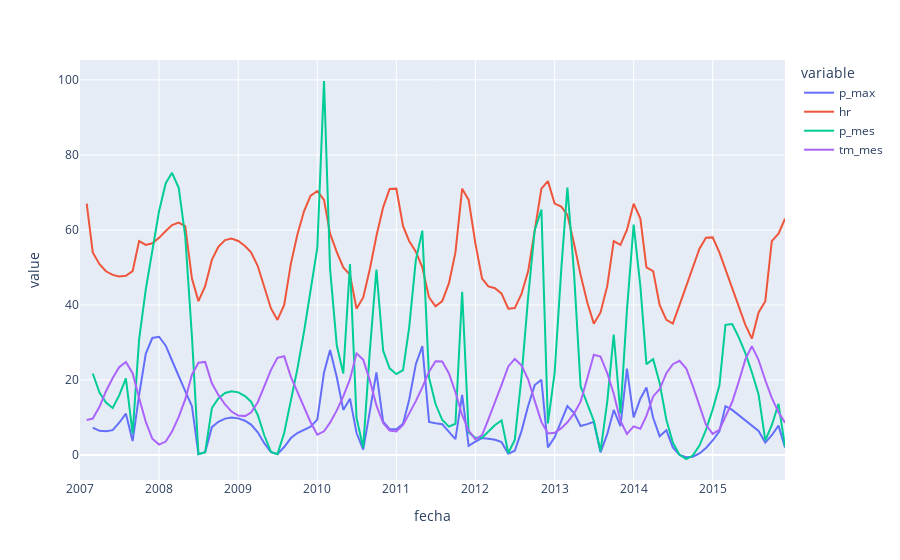

This figure's notebook cell:
### Code cell
px.line(df_temperatura,x='fecha',y=['p_max','hr','p_mes','tm_mes'])
